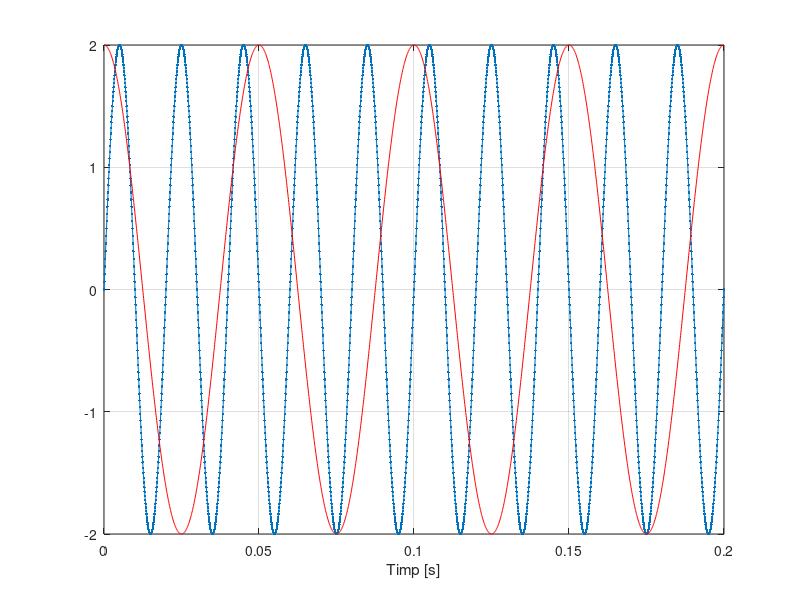

Here is the MATLAB script that generated this plot:
F = 50;
t = 0:0.0001:0.2;
s = 2*sin(2*pi*F*t);
plot(t,s,'.-'),xlabel('Timp [s]'),grid

%modificand pasul vectorului timp la 0.01 si apoi la 0.0002, observam ca
%graficul pentru cel din urma caz are amplitudinea cu mult mai mare, iar
%unda are o comportare mai regulata
%b) perioada pentru 0.0002 este de 0,02s
%pentru 0.01 perioada nu poate fi calculata din grafic
%pentru 0.001 peioada este tot de 0.02s
%c) 
%creem semnalul cosinusoidal de frecventa 20
hold on
x=2*cos(2*20*pi*t)
plot(t,x,'r')
hold off